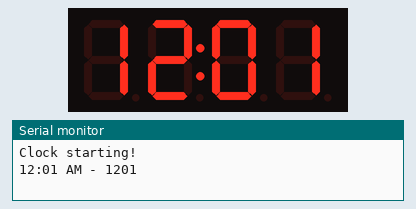
This sketch was run on a simulated ESP32. Shown: 4-digit seven-segment display, the last lines printed to the serial monitor.

Above: at 0.15 s.
At 5.1 s:
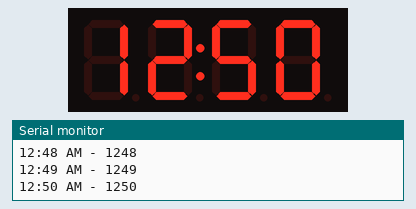
At 10.15 s:
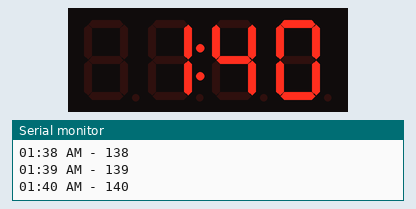
At 20.05 s:
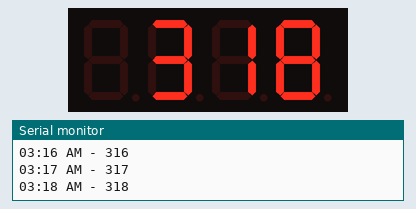
At 30.05 s:
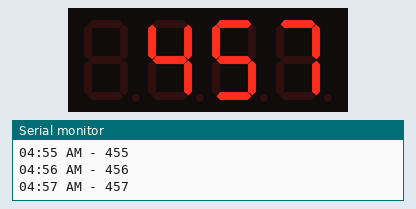
At 39.94 s:
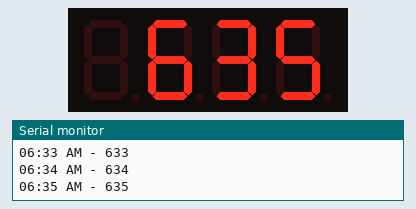

The sketch:

7_segment_test.ino
```cpp
#include <Wire.h>
#include <Adafruit_GFX.h>
#include "Adafruit_LEDBackpack.h"\

// I2C address of the display.  Stick with the default address of 0x70
// unless you've changed the address jumpers on the back of the display.
#define DISPLAY_ADDRESS   0x70

// Create display and DS1307 objects.  These are global variables that
// can be accessed from both the setup and loop function below.
Adafruit_7segment clockDisplay = Adafruit_7segment();

int hour, minute;
int displayHour;
char displayBuffer[8];
int displayValue;
const int updateDelay = 100;
long clockTimer;

void setup() {
  // Setup function runs once at startup to initialize the display

  // Setup Serial port to print debug output.
  Serial.begin(115200);
  Serial.println("Clock starting!");

  // Setup the display.
  clockDisplay.begin(DISPLAY_ADDRESS);
  clockTimer = millis();
}

void loop() {
  if (millis() - clockTimer > updateDelay) {
    clockTimer = millis();
    minute += 1;
    if (minute > 59) {
      minute = 0;
      hour += 1;
      if (hour > 23) {
        hour = 0;
      }
    }

    displayTime();
  }
}

void displayTime() {
  bool am = true;
  displayHour = hour;
  if (displayHour >= 12) {
    displayHour -= 12;
    am = false;
  }
  if (displayHour == 0) {
    displayHour = 12;
  }
  displayValue = displayHour * 100 + minute;
  // sprintf(displayBuffer, "%02d%02d", displayHour, minute);
  Serial.printf("%02d:%02d %s - %d\n", displayHour, minute, am ? "AM" : "PM", displayValue);
  clockDisplay.print(displayValue, DEC);

  clockDisplay.writeDigitRaw(2, (am ? 0x04 : 0x08) | ((minute % 10 < 5) ? 0x02 : 0x00));

  uint8_t brightness = (uint8_t)(displayHour - 1);
  clockDisplay.setBrightness(brightness);
  clockDisplay.writeDisplay();
}
```
